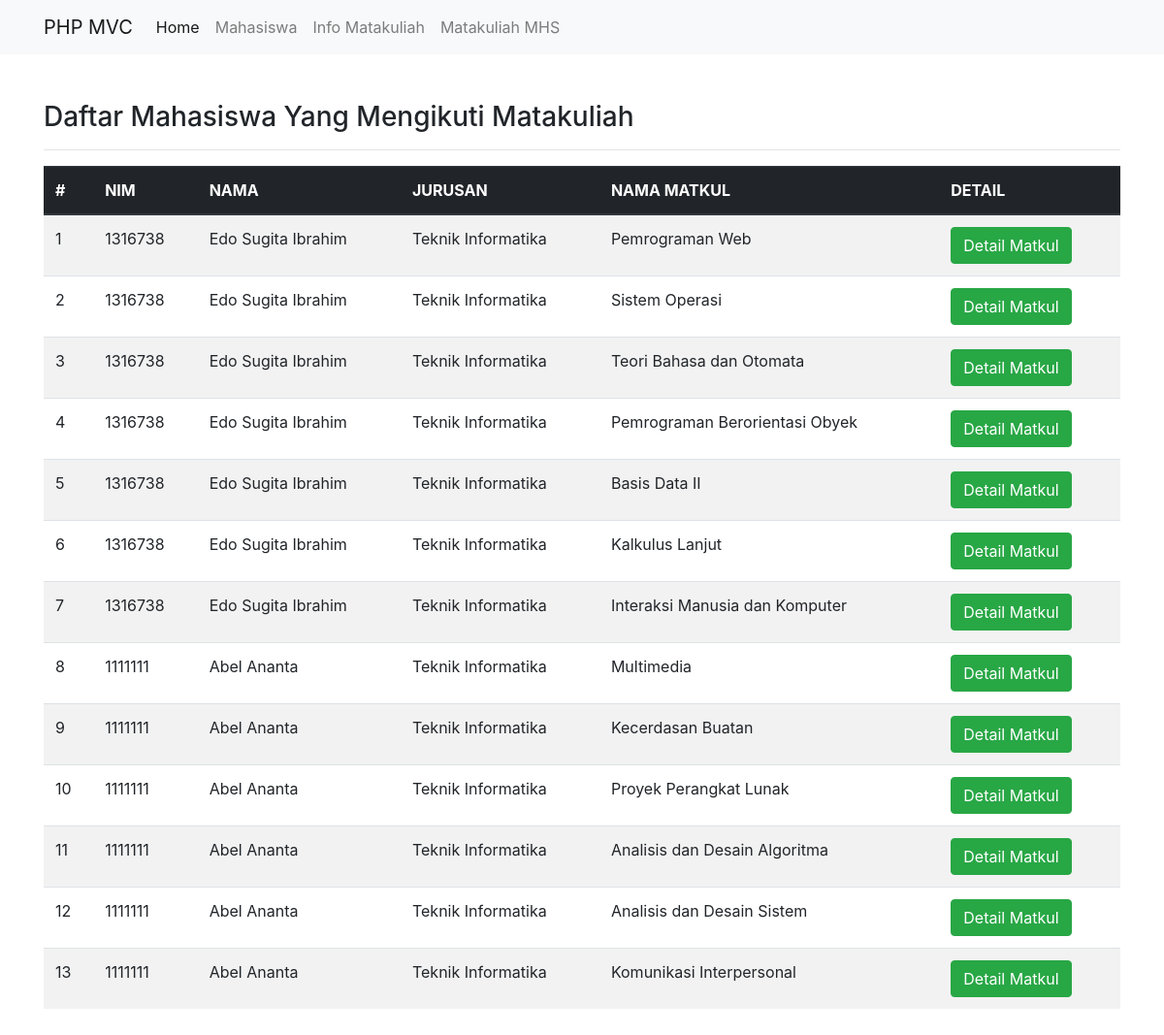
/public/matakuliah/mahasiswa, run on the app's committed database.
### tables this page shows
CREATE TABLE `matakuliah` (
  `id_matkul` int(11) NOT NULL,
  `nama_matkul` varchar(50) NOT NULL,
  `kode_matkul` varchar(50) NOT NULL,
  `sks` int(11) NOT NULL,
  `scpl` varchar(255) NOT NULL,
  `cpmk` text NOT NULL,
  `deskripsi` text DEFAULT NULL,
  `kelas` varchar(50) NOT NULL,
  `offr` varchar(11) NOT NULL,
  `angkatan` int(11) NOT NULL,
  `jam` varchar(50) NOT NULL,
  `hari` varchar(50) NOT NULL,
  `ruangan` varchar(255) NOT NULL
);

CREATE TABLE `mahasiswa` (
  `id` int(11) NOT NULL,
  `nama` varchar(255) DEFAULT NULL,
  `nrp` varchar(255) DEFAULT NULL,
  `email` varchar(255) DEFAULT NULL,
  `jurusan` varchar(255) DEFAULT NULL
);

### app/core/Controller.php (called while the page is built, shortened)
<?php
class Controller {
    public function view($view, $data = [])
    {
        require_once '../app/views/' . $view . '.php';
    }
    public function model($model)
    {
        return new $model;
    }
}

### app/controllers/Matakuliah.php (called while the page is built, shortened)
<?php
class Matakuliah extends Controller
{
    public function mahasiswa()
    {
        $data = [
            'judul' => 'Matakuliah',
            'nama' => $this->model('User_model')->getUser(),
            'matkul' => $this->model('Matakuliah_model')->getAllJadwal(),
            'sumsks' => $this->model('Matakuliah_model')->getSumSks(),
        ];
        $this->view('matakuliah/index', $data);
    }
}

### app/core/App.php (called while the page is built, shortened)
<?php
class App
{
    protected $method = 'index';
    protected $params = [];
    public function __construct()
    {
        $url = $this->parseURL() ?? [''];
        if (file_exists('../app/controllers/' . $url[0] . '.php')) {
            unset($url[0]);
        }
        $this->controller = new $this->controller;
        if (isset($url[1])) {
            if (method_exists($this->controller, $url[1])) {
                $this->method = $url[1];
            }
        }
        call_user_func_array([$this->controller, $this->method], $this->params);
    }
    public function parseURL()
    {
        if (isset($_GET['url'])) {
            $url = rtrim($_GET['url'], '/');
            $url = filter_var($url, FILTER_SANITIZE_URL);
            $url = explode('/', $url);
            return $url;
        }
    }
}

### public/index.php (called while the page is built, shortened)
<?php
$app = new App;

### app/core/Database.php (called while the page is built, shortened)
<?php
class Database {
    private $host = DB_HOST;
    private $user = DB_USER;
    private $pass = DB_PASS;
    private $db_name = DB_NAME;
    private $dbh;
    private $stmt;
    public function __construct()
    {
        $dsn = 'mysql:host=' . $this->host . ';dbname=' . $this->db_name;
        $option = [
            PDO::ATTR_PERSISTENT => true,
            PDO::ATTR_ERRMODE => PDO::ERRMODE_EXCEPTION
        ];
        try {
            $this->dbh = new PDO($dsn, $this->user, $this->pass, $option);
        } catch(PDOException $e) {
            die($e->getMessage());
        }
    }
    public function query($query)
    {
        $this->stmt = $this->dbh->prepare($query);
    }
    public function execute()
    {
        $this->stmt->execute();
    }
    public function resultSet()
    {
        $this->execute();
        return $this->stmt->fetchAll(PDO::FETCH_ASSOC);
    }
}

### app/models/Matakuliah_model.php (called while the page is built, shortened)
<?php
class Matakuliah_model
{
    private $table = 'matakuliah';
    private $db;
    public function __construct()
    {
        $this->db = new Database;
    }
    public function getAllJadwal()
    {
        $this->db->query('SELECT * FROM ' . $this->table . ' INNER JOIN jadwal ON ' . $this->table . '.id_matkul = jadwal.id_matkul INNER JOIN mahasiswa ON jadwal.id = mahasiswa.id');
        return $this->db->resultSet();
    }
    public function getSumSks()
    {
        $this->db->query('SELECT SUM(m.sks) AS sks FROM '  . $this->table . ' AS m INNER JOIN jadwal AS j ON m.id_matkul = j.id_matkul INNER JOIN mahasiswa AS n ON j.id = n.id GROUP BY nama');
        return $this->db->resultSet();
    }
}

### app/models/User_model.php (called while the page is built)
<?php
class User_model
{
    private $nama = 'Edo Sugita Ibrahim';
    public function getUser()
    {
        return $this->nama;
    }
}

### app/views/matakuliah/index.php (the view)
<div class="container">
    <main>
        <div class="row">
            <div class="col-md-12 mt-5">
                <h3>Daftar Mahasiswa Yang Mengikuti Matakuliah</h3>
                <hr>
            </div>
            <div class="col-md-12 mb-5">
                <div class="table-responsive">
                    <table class="table table-striped tb">
                        <thead class="thead-dark">
                            <tr>
                                <th scope="col">#</th>
                                <th scope="col">NIM</th>
                                <th scope="col">NAMA</th>
                                <th scope="col">JURUSAN</th>
                                <th scope="col">NAMA MATKUL</th>
                                <th scope="col">DETAIL</th>
                            </tr>
                        </thead>
                        <tbody>
                            <?php $i = 1; ?>
                            <?php foreach ($data['matkul'] as $jadwal) : ?>
                                <tr>
                                    <td><?= $i++ ?></td>
                                    <td scope="col"><?= $jadwal['nrp']; ?></td>
                                    <td scope="col"><?= $jadwal['nama']; ?></td>
                                    <td scope="col"><?= $jadwal['jurusan']; ?></td>
                                    <td scope="col"><?= $jadwal['nama_matkul']; ?></td>
                                    <td scope="col"><a href="<?= BASEURL ?>/matakuliah/detail/<?= $jadwal['id_matkul'] ?>" class="btn btn-success">Detail Matkul</a></td>
                                </tr>
                            <?php endforeach; ?>
                        </tbody>
                    </table>
                </div>
            </div>
        </div>
    </main>
</div>

### data on the page
matakuliah: mahasiswa.nrp "1316738", mahasiswa.nama "Edo Sugita Ibrahim", mahasiswa.jurusan "Teknik Informatika", nama_matkul "Pemrograman Web"
matakuliah: mahasiswa.nrp "1316738", mahasiswa.nama "Edo Sugita Ibrahim", mahasiswa.jurusan "Teknik Informatika", nama_matkul "Sistem Operasi"
matakuliah: mahasiswa.nrp "1316738", mahasiswa.nama "Edo Sugita Ibrahim", mahasiswa.jurusan "Teknik Informatika", nama_matkul "Teori Bahasa dan Otomata"
matakuliah: mahasiswa.nrp "1316738", mahasiswa.nama "Edo Sugita Ibrahim", mahasiswa.jurusan "Teknik Informatika", nama_matkul "Pemrograman Berorientasi Obyek"
matakuliah: mahasiswa.nrp "1316738", mahasiswa.nama "Edo Sugita Ibrahim", mahasiswa.jurusan "Teknik Informatika", nama_matkul "Basis Data II"
matakuliah: mahasiswa.nrp "1316738", mahasiswa.nama "Edo Sugita Ibrahim", mahasiswa.jurusan "Teknik Informatika", nama_matkul "Kalkulus Lanjut"
matakuliah: mahasiswa.nrp "1316738", mahasiswa.nama "Edo Sugita Ibrahim", mahasiswa.jurusan "Teknik Informatika", nama_matkul "Interaksi Manusia dan Komputer"
matakuliah: mahasiswa.nrp "1111111", mahasiswa.nama "Abel Ananta", mahasiswa.jurusan "Teknik Informatika", nama_matkul "Multimedia"
matakuliah: mahasiswa.nrp "1111111", mahasiswa.nama "Abel Ananta", mahasiswa.jurusan "Teknik Informatika", nama_matkul "Kecerdasan Buatan"
matakuliah: mahasiswa.nrp "1111111", mahasiswa.nama "Abel Ananta", mahasiswa.jurusan "Teknik Informatika", nama_matkul "Proyek Perangkat Lunak"
matakuliah: mahasiswa.nrp "1111111", mahasiswa.nama "Abel Ananta", mahasiswa.jurusan "Teknik Informatika", nama_matkul "Analisis dan Desain Algoritma"
matakuliah: mahasiswa.nrp "1111111", mahasiswa.nama "Abel Ananta", mahasiswa.jurusan "Teknik Informatika", nama_matkul "Analisis dan Desain Sistem"
matakuliah: mahasiswa.nrp "1111111", mahasiswa.nama "Abel Ananta", mahasiswa.jurusan "Teknik Informatika", nama_matkul "Komunikasi Interpersonal"
